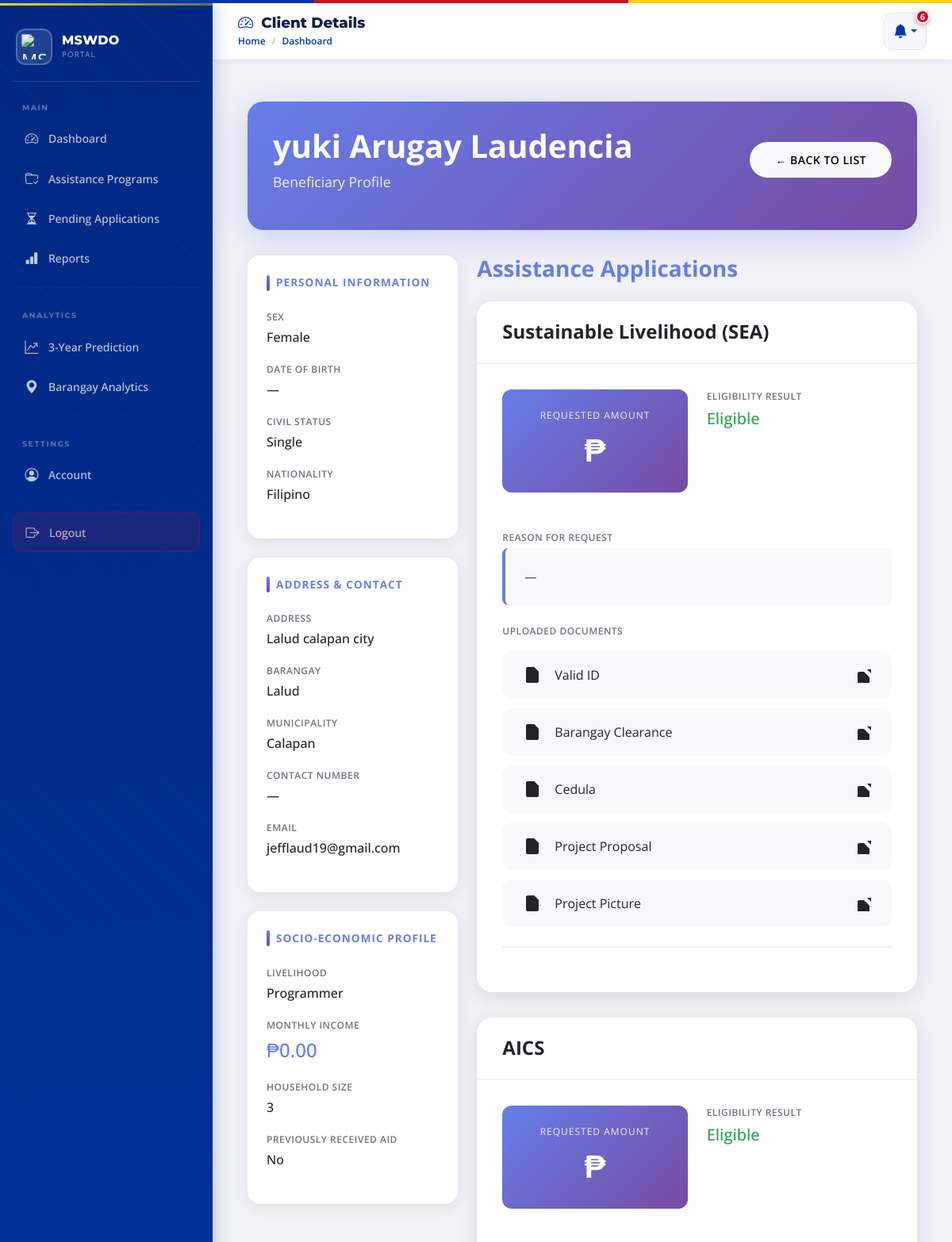
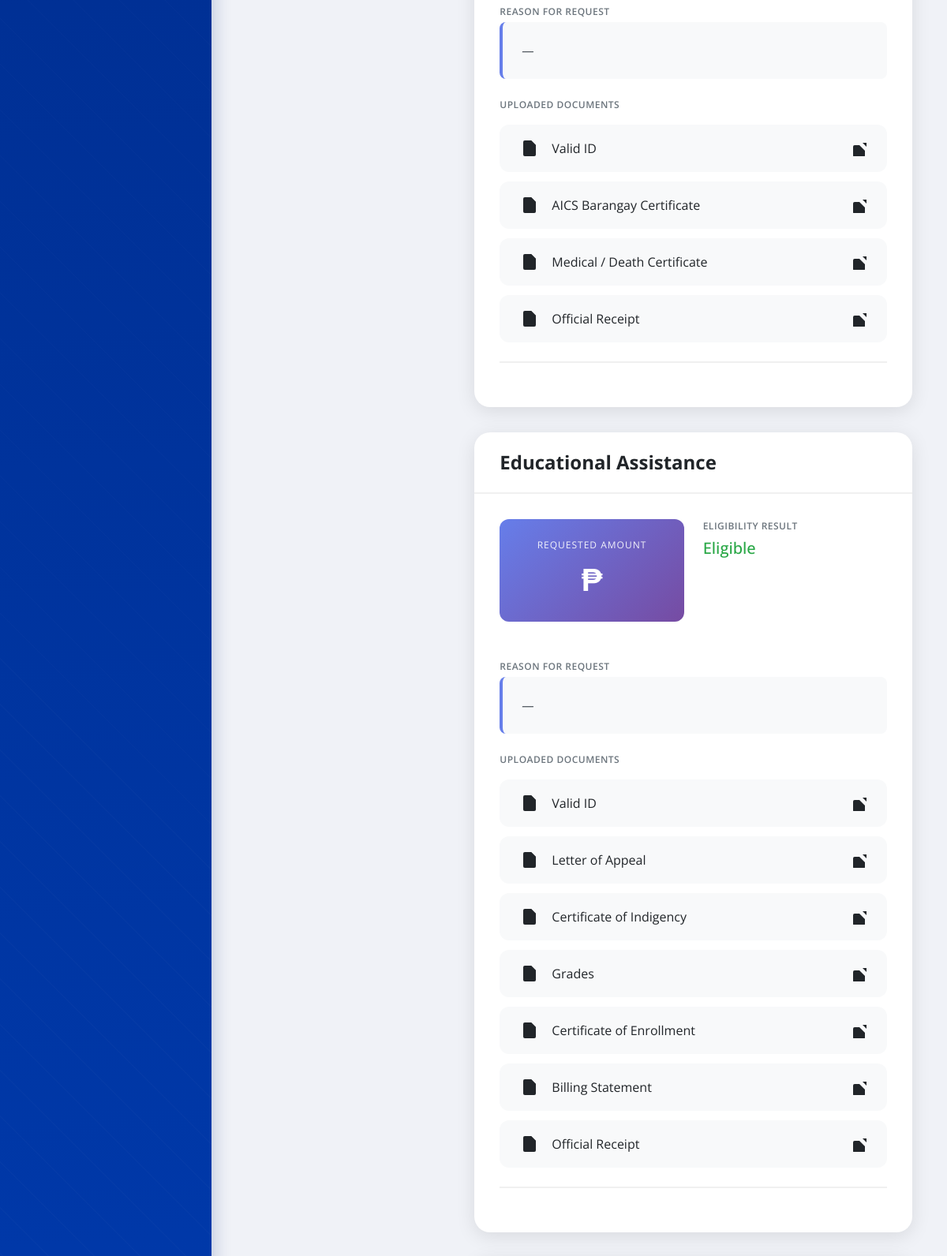
Screenshot of /client/13/ (signed in, upper part) with the database file from the repository (2 pictures, top to bottom).
### core/models.py (models this page shows, shortened)
class Client(models.Model):
    first_name   = models.CharField(max_length=120)
    middle_name  = models.CharField(max_length=120, blank=True, null=True)
    last_name    = models.CharField(max_length=120)
    sex          = models.CharField(max_length=10, blank=True, null=True)
    birth_date   = models.DateField(blank=True, null=True)
    civil_status = models.CharField(max_length=30, blank=True, null=True)
    nationality  = models.CharField(max_length=50, blank=True, null=True)
    address      = models.TextField(blank=True, null=True)
    barangay     = models.CharField(max_length=100, blank=True, null=True)
    municipality = models.CharField(max_length=100, blank=True, null=True)
    email        = models.EmailField(blank=True, null=True)
    contact_no   = models.CharField(max_length=20, blank=True, null=True)
    livelihood      = models.CharField(max_length=100, blank=True, null=True)
    monthly_income  = models.DecimalField(max_digits=12, decimal_places=2, blank=True, null=True)
    household_size  = models.IntegerField(blank=True, null=True)
    has_disability  = models.CharField(max_length=10, blank=True, null=True)
    is_senior       = models.CharField(max_length=10, blank=True, null=True)
    previous_aid    = models.CharField(max_length=10, blank=True, null=True)
    is_solo_parent  = models.CharField(max_length=3, default='No', blank=True, null=True)
    is_indigenous   = models.CharField(max_length=3, default='No', blank=True, null=True)
    sectors = models.JSONField(default=list, blank=True)
    is_4ps          = models.CharField(max_length=3, default='No', blank=True, null=True)
    fourps_id       = models.CharField(max_length=50, blank=True, null=True)
    created_at      = models.DateTimeField(auto_now_add=True)

class Application(models.Model):
    PROGRAM_CHOICES = [
        ('AICS',        'AICS'),
        ('SEA',         'Sustainable Livelihood (SEA)'),
        ('REDCARD',     'Red Card'),
        ('EDUCATIONAL', 'Educational Assistance'),
    ]
    STATUS_CHOICES = [
        ('PENDING',    'Pending Review'),
        ('ASSESSMENT', 'Under Assessment'),
        ('APPROVAL',   'For Approval'),
        ('RELEASE',    'For Release'),
        ('RELEASED',   'Released'),
        ('REJECTED',   'Rejected'),
    ]
    client   = models.ForeignKey(Client, on_delete=models.CASCADE, related_name='applications')
    aid_type = models.CharField(max_length=20, choices=PROGRAM_CHOICES)
    approved_amount = models.DecimalField(max_digits=12, decimal_places=2, null=True, blank=True)
    released_amount = models.DecimalField(max_digits=12, decimal_places=2, null=True, blank=True)
    eligibility_result = models.CharField(max_length=50, blank=True, null=True)
    eligibility_reason = models.TextField(null=True, blank=True)
    eligibility_score = models.IntegerField(null=True, blank=True)
    status             = models.CharField(max_length=20, choices=STATUS_CHOICES, default='PENDING')
    assessed_by = models.ForeignKey(User, on_delete=models.SET_NULL, null=True, blank=True, related_name='assessed_applications')
    approved_by = models.ForeignKey(User, on_delete=models.SET_NULL, null=True, blank=True, related_name='approved_applications')
    assessed_at = models.DateTimeField(null=True, blank=True)
    approved_at = models.DateTimeField(null=True, blank=True)
    released_at = models.DateTimeField(null=True, blank=True)
    created_at  = models.DateTimeField(auto_now_add=True)   # ✅ removed duplicate
    updated_at  = models.DateTimeField(auto_now=True)

class ApplicationDocument(models.Model):
    application = models.ForeignKey(Application, on_delete=models.CASCADE, related_name='documents')
    name        = models.CharField(max_length=200)          # ✅ removed duplicate document_name field
    description = models.TextField(blank=True)
    file        = models.FileField(upload_to='application_documents/%Y/%m/%d/')
    uploaded_at = models.DateTimeField(auto_now_add=True)

### core/views.py (the view)
# urls.py: path('client/<int:pk>/', views.client_detail, name='client_view'),
@login_required
def client_detail(request, pk):
    if not (getattr(request.user, 'role', None) in ['staff', 'admin'] or request.user.is_superuser):
        return redirect('landing')
    client = get_object_or_404(Client, pk=pk)
    applications = Application.objects.filter(client=client).order_by('-created_at')
    return render(request, "client_detail.html", {
        "client": client,
        "applications": applications,
    })

### core/context_processors.py (called while the page is built)
def notifications_processor(request):
    if request.user.is_authenticated:
        user_role = getattr(request.user, "role", None)
        if user_role in ["staff", "admin"] or request.user.is_superuser:
            notifications_all = Notification.objects.filter(
                recipient=request.user
            ).order_by('-created_at')
            unread_notifications_count = notifications_all.filter(is_read=False).count()
            notifications = notifications_all[:10]
        else:
            notifications = []
            unread_notifications_count = 0
    else:
        notifications = []
        unread_notifications_count = 0
    return {
        'notifications': notifications,
        'unread_notifications_count': unread_notifications_count,
    }

### core/templates/client_detail.html (shortened to what this page needs)
{% extends "base.html" %}
{% block page_title %}Client Details{% endblock %}
{% block content %}
<div class="container-fluid py-4">
  <div class="profile-header">
    <div class="d-flex justify-content-between align-items-center mb-3">
      <div>
        <h1 class="fw-bold mb-2" style="font-size: 2.5rem;">
          {{ client.first_name }}
          {% if client.middle_name %}{{ client.middle_name }}{% endif %}
          {{ client.last_name }}
        </h1>
        <p class="mb-0" style="opacity: 0.9; font-size: 1.1rem;">Beneficiary Profile</p>
      </div>
      <a href="{% url 'pending_applications' %}" class="btn btn-light btn-modern">
        ← Back to List
      </a>
    </div>
  </div>
  <div class="row">
    <div class="col-lg-4">
      <div class="info-card">
        <div class="section-title">Personal Information</div>
        <div class="info-item">
          <div class="info-label">Sex</div>
          <div class="info-value">{{ client.sex|default:"—" }}</div>
        </div>
        <div class="info-item">
          <div class="info-label">Date of Birth</div>
          <div class="info-value">{{ client.birth_date|default:"—" }}</div>
        </div>
        <div class="info-item">
          <div class="info-label">Civil Status</div>
          <div class="info-value">{{ client.civil_status|default:"—" }}</div>
        </div>
        <div class="info-item">
          <div class="info-label">Nationality</div>
          <div class="info-value">{{ client.nationality|default:"—" }}</div>
        </div>
      </div>
      <div class="info-card">
        <div class="section-title">Address & Contact</div>
        <div class="info-item">
          <div class="info-label">Address</div>
          <div class="info-value">{{ client.address|default:"—" }}</div>
        </div>
        <div class="info-item">
          <div class="info-label">Barangay</div>
          <div class="info-value">{{ client.barangay|default:"—" }}</div>
        </div>
        <div class="info-item">
          <div class="info-label">Municipality</div>
          <div class="info-value">{{ client.municipality|default:"—" }}</div>
        </div>
        <div class="info-item">
          <div class="info-label">Contact Number</div>
          <div class="info-value">{{ client.contact_no|default:"—" }}</div>
        </div>
        <div class="info-item">
          <div class="info-label">Email</div>
          <div class="info-value">{{ client.email|default:"—" }}</div>
        </div>
      </div>
      <div class="info-card">
        <div class="section-title">Socio-Economic Profile</div>
        <div class="info-item">
          <div class="info-label">Livelihood</div>
          <div class="info-value">{{ client.livelihood|default:"—" }}</div>
        </div>
        <div class="info-item">
          <div class="info-label">Monthly Income</div>
          <div class="info-value" style="font-size: 1.5rem; color: #667eea;">
            ₱{{ client.monthly_income|default:"0.00" }}
          </div>
        </div>
        <div class="info-item">
          <div class="info-label">Household Size</div>
          <div class="info-value">{{ client.household_size|default:"—" }}</div>
        </div>
        <div class="info-item">
          <div class="info-label">Previously Received Aid</div>
          <div class="info-value">{{ client.previous_aid|default:"—" }}</div>
        </div>
      </div>
    </div>
    <div class="col-lg-8">
      <h3 class="fw-bold mb-4" style="color: #667eea;">Assistance Applications</h3>
      {% for app in applications %}
        <div class="app-card">
          <div class="app-header ">
            <h4 class="fw-bold mb-0" style="color: #212529;">{{ app.get_aid_type_display }}</h4>
          </div>
          <div class="app-body">
            <div class="row mb-4">
              <div class="col-md-6">
                <div class="amount-display">
                  <div class="amount-label">Requested Amount</div>
                  <div class="amount-value">₱{{ app.requested_amount }}</div>
                </div>
              </div>
              <div class="col-md-6">
                <div class="info-item">
                  <div class="info-label">Eligibility Result</div>
                  <div class="info-value" style="font-size: 1.25rem; color: #28a745;">
                    {{ app.eligibility_result|default:"Not yet evaluated" }}
                  </div>
                </div>
              </div>
            </div>
            <div class="info-item">
              <div class="info-label">Reason for Request</div>
              <div class="reason-box">
                {{ app.reason|default:"—" }}
              </div>
            </div>
            {% if app.documents.all %}
              <div class="info-item">
                <div class="info-label mb-3">Uploaded Documents</div>
                {% for doc in app.documents.all %}
                  <a href="{{ doc.file.url }}" target="_blank" class="doc-link">
                    <svg width="24" height="24" fill="currentColor" class="me-3">
                      <path d="M14 2H6a2 2 0 0 0-2 2v16a2 2 0 0 0 2 2h12a2 2 0 0 0 2-2V8l-6-6z"/>
                      <path d="M14 2v6h6"/>
                    </svg>
                    <span class="flex-grow-1">{{ doc.name }}</span>
                    <svg width="20" height="20" fill="currentColor">
                      <path d="M18 13v6a2 2 0 0 1-2 2H5a2 2 0 0 1-2-2V8a2 2 0 0 1 2-2h6"/>
                      <path d="M15 3h6v6"/>
                      <path d="M10 14L21 3"/>
                    </svg>
                  </a>
                {% endfor %}
              </div>
            {% endif %}
            <div class="d-flex gap-3 flex-wrap mt-4 pt-4" style="border-top: 2px solid #f0f0f0;">
            </div>
          </div>
        </div>
      {% empty %}
        <div class="text-center py-5">
          <div style="font-size: 5rem; opacity: 0.2;">📋</div>
          <p class="text-muted mt-3" style="font-size: 1.1rem;">No assistance applications recorded for this client.</p>
        </div>
      {% endfor %}
    </div>
  </div>
</div>
{% endblock %}

### core/templates/base.html (style rules this page uses)
* { margin: 0; padding: 0; box-sizing: border-box; }
:root { --blue: #0038A8; --blue-dark: #002882; --blue-mid: #0044cc; --blue-light: rgba(0, 56, 168, 0.08); --blue-lighter: rgba(0, 56, 168, 0.04); --red: #CE1126; --red-dark: #a50d1e; --red-light: rgba(206, 17, 38, 0.08); --yellow: #FCD116; --yellow-light: rgba(252, 209, 22, 0.12); --sidebar-width: 268px; --header-height: 72px; --text-primary: #0f1f4b; --text-secondary: #5a6a8a; --border: #e0e6f0; --bg: #f0f2f7; --white: #ffffff; }
body { font-family: 'Open Sans', sans-serif; background: var(--bg); color: var(--text-primary); display: flex; overflow-x: hidden; }
.content-wrapper > * { animation: fadeIn 0.35s ease-out; }

### core/templates/client_detail.html (style rules this page uses)
.profile-header { background: linear-gradient(135deg, #667eea 0%, #764ba2 100%); border-radius: 20px; padding: 2rem; color: white; margin-bottom: 2rem; box-shadow: 0 10px 40px rgba(102, 126, 234, 0.3); }
.info-card { background: white; border-radius: 16px; padding: 1.5rem; margin-bottom: 1.5rem; box-shadow: 0 4px 20px rgba(0, 0, 0, 0.08); border: none; transition: all 0.3s ease; }
.section-title { font-size: 0.85rem; font-weight: 700; text-transform: uppercase; letter-spacing: 1px; color: #667eea; margin-bottom: 1.5rem; display: flex; align-items: center; gap: 0.5rem; }
.section-title::before { content: ''; width: 4px; height: 20px; background: linear-gradient(180deg, #667eea 0%, #764ba2 100%); border-radius: 2px; }
.info-item { margin-bottom: 1.25rem; }
.info-label { font-size: 0.75rem; text-transform: uppercase; letter-spacing: 0.5px; color: #6c757d; margin-bottom: 0.25rem; font-weight: 600; }
.info-value { font-size: 1rem; color: #212529; font-weight: 500; }
.app-card { background: white; border-radius: 20px; padding: 0; margin-bottom: 2rem; overflow: hidden; box-shadow: 0 5px 25px rgba(0, 0, 0, 0.1); border: none; }
.app-header { padding: 1.5rem 2rem; display: flex; justify-content: space-between; align-items: center; border-bottom: 2px solid #f0f0f0; }
.app-body { padding: 2rem; }
.amount-display { background: linear-gradient(135deg, #667eea 0%, #764ba2 100%); color: white; padding: 1.5rem; border-radius: 12px; text-align: center; margin-bottom: 1.5rem; }
.amount-label { font-size: 0.75rem; opacity: 0.9; text-transform: uppercase; letter-spacing: 1px; }
.amount-value { font-size: 2.5rem; font-weight: 700; margin-top: 0.25rem; }
.doc-link { display: flex; align-items: center; padding: 1rem 1.5rem; background: #f8f9fa; border-radius: 12px; margin-bottom: 0.75rem; text-decoration: none; color: #212529; transition: all 0.3s ease; border: 2px solid transparent; }
.btn-modern { padding: 0.75rem 2rem; border-radius: 50px; font-weight: 600; text-transform: uppercase; letter-spacing: 0.5px; border: none; transition: all 0.3s ease; font-size: 0.875rem; }
.reason-box { background: #f8f9fa; border-left: 4px solid #667eea; padding: 1.5rem; border-radius: 8px; margin-bottom: 1.5rem; font-style: italic; color: #495057; }

### rows the page displays
Client: first_name "yuki", middle_name "Arugay", last_name "Laudencia", sex "Female", birth_date "—", civil_status "Single", nationality "Filipino", address "Lalud calapan city", barangay "Lalud", municipality "Calapan", contact_no "—", email "jefflaud19@gmail.com", livelihood "Programmer", monthly_income "0.00", household_size "3", previous_aid "No"
Application: aid_type "Sustainable Livelihood (SEA)", eligibility_result "Eligible", reason "—"
ApplicationDocument: name "Valid ID"
ApplicationDocument: name "Barangay Clearance"
ApplicationDocument: name "Cedula"
ApplicationDocument: name "Project Proposal"
ApplicationDocument: name "Project Picture"
Application: aid_type "AICS", eligibility_result "Eligible", reason "—"
ApplicationDocument: name "Valid ID"
ApplicationDocument: name "AICS Barangay Certificate"
ApplicationDocument: name "Medical / Death Certificate"
ApplicationDocument: name "Official Receipt"
Application: aid_type "Educational Assistance", eligibility_result "Eligible", reason "—"
ApplicationDocument: name "Valid ID"
ApplicationDocument: name "Letter of Appeal"
ApplicationDocument: name "Certificate of Indigency"
ApplicationDocument: name "Grades"
ApplicationDocument: name "Certificate of Enrollment"
ApplicationDocument: name "Billing Statement"
ApplicationDocument: name "Official Receipt"

### other values shown
{{ unread_notifications_count }} "6"
